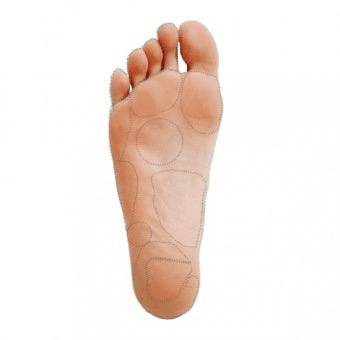
#> input picture foot_right.png, 340 x 340 px
$ python generate_heatmap_gif.py
#> lines starting #> are read from the running program, lines starting #| are printed output that depends on the picture
import matplotlib.pyplot as plt
import matplotlib.image as mpimg
import numpy as np
import pandas as pd
from matplotlib.animation import FuncAnimation, PillowWriter

# === Fail input ===
csv_file = "new_gait_window.csv"
foot_image = "foot_right.png"

# === Baca CSV dan gambar tapak kaki ===
df = pd.read_csv(csv_file)
#> (reads new_gait_window.csv from the repository)
foot_img = mpimg.imread(foot_image)
#> foot_img is the input picture: shape (340, 340, 4) float32; mean R, G, B, A 0.96, 0.916, 0.893, 1

# === Lokasi FSR atas imej (x, y) ===
fsr_positions = {
    'fsr1': (150, 620),  # tumit bawah
    'fsr2': (150, 120),  # ibu jari
    'fsr3': (190, 140),  # jari tengah
    'fsr4': (230, 300),  # sisi luar kaki
}
sensors = list(fsr_positions.keys())

# === Sediakan figura ===
fig, ax = plt.subplots(figsize=(6, 9))
ax.imshow(foot_img)
ax.axis('off')

# === Plot kosong awal ===
scatter = ax.scatter([], [], s=[], c=[], cmap='hot', vmin=0, vmax=100)

# === Fungsi update untuk setiap frame ===
def update(frame):
    row = df.iloc[frame]
    pressures = [row[s] for s in sensors]
    positions = np.array([fsr_positions[s] for s in sensors])
    scatter.set_offsets(positions)
    scatter.set_sizes([p * 2 for p in pressures])
    scatter.set_array(np.array(pressures))
    return scatter,

# === Animasi ===
ani = FuncAnimation(fig, update, frames=len(df), interval=200, blit=True)

# === Simpan sebagai GIF ===
ani.save("gait_heatmap_animated.gif", writer=PillowWriter(fps=5))
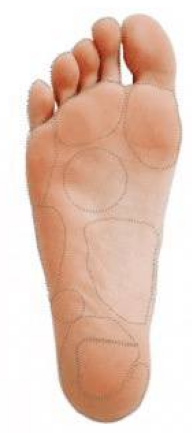
#> figure drawn by matplotlib, 1 panel
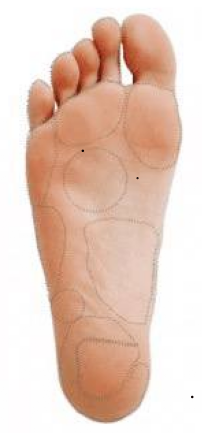
#> figure drawn by matplotlib, 1 panel
print("✅ GIF telah disimpan sebagai gait_heatmap_animated.gif")
